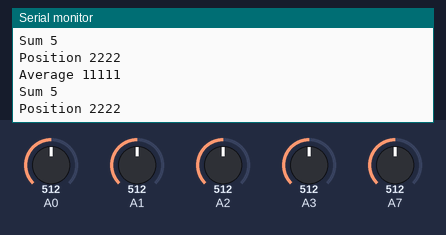
Bench run of a sketch on a simulated Arduino Uno, built with avr-gcc and run on an emulated ATmega328P. On the bench: the last lines printed to the serial monitor. Inputs (shaded band) come from the test bench; at power-on: A0 = 512, A1 = 512, A2 = 512, A3 = 512, A7 = 512.

Above: at 1.8 s.
1.9 s: A0 set to 390
At 2.8 s:
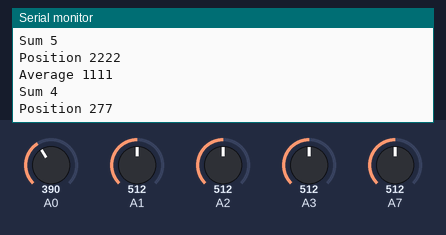
3.4 s: A1 set to 390
At 4.7 s:
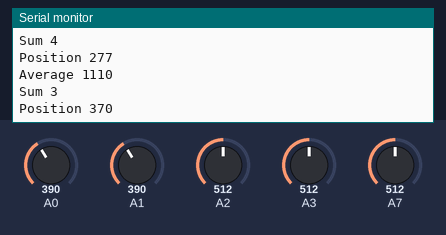
4.9 s: A2 set to 390
At 5.8 s:
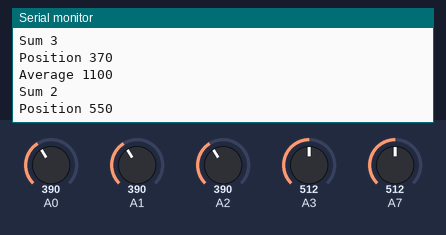
6.4 s: A3 set to 390
At 7.7 s:
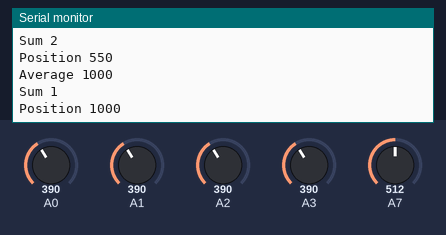
7.9 s: A7 set to 390
At 8.5 s:
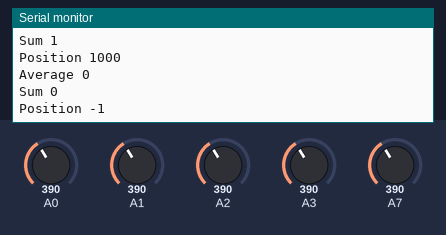
9.4 s: A0 set to 410
At 10.8 s:
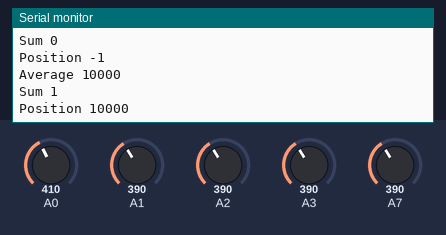
Timing chart, 0 to 11.9 s (numbered marks = the images above; inputs shaded):
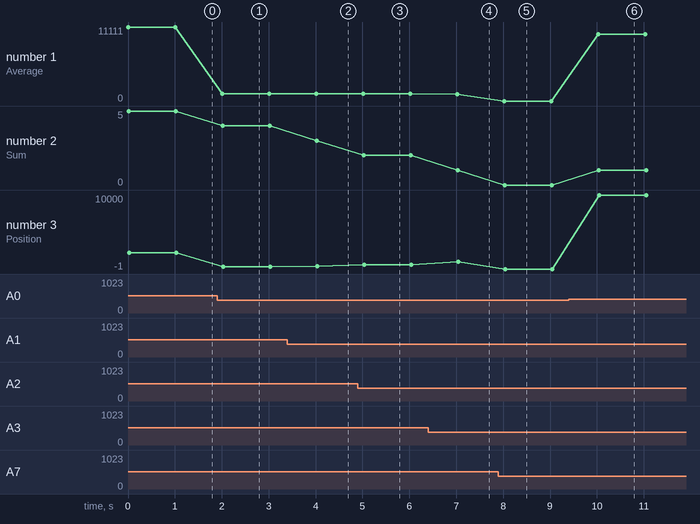

Measured:
- after the input at 1.9 s, the serial monitor: prints a new line after 0.11 s (image 1)
- after the input at 3.4 s, the serial monitor: prints a new line after 0.61 s (image 2)
- after the input at 4.9 s, the serial monitor: prints a new line after 0.12 s (image 3)
- after the input at 6.4 s, the serial monitor: prints a new line after 0.62 s (image 4)
- after the input at 7.9 s, the serial monitor: prints a new line after 0.12 s (image 5)
- after the input at 9.4 s, the serial monitor: prints a new line after 0.63 s (image 6)
- plotted number 1: 11111 → 1111 after the input at 1.9 s, 1111 → 1110 after the input at 3.4 s, 1110 → 1100 after the input at 4.9 s, 1100 → 1000 after the input at 6.4 s, 1000 → 0 after the input at 7.9 s
- plotted number 2: 5 → 4 after the input at 1.9 s, 4 → 3 after the input at 3.4 s, 3 → 2 after the input at 4.9 s, 2 → 1 after the input at 6.4 s, 1 → 0 after the input at 7.9 s

The sketch:

PID_controller_test_4.ino
```cpp
int sensorPins[] = {1, 2, 3, 7, 8, 9};
int sensorValues[] = {0, 0, 0, 0, 0, 0};


void setup() {
  Serial.begin(9600);
}

void loop() {
  int sensors_average = 0;
  int sensors_sum = 0;
  for (int i = 0; i < 5; i++){
    sensorValues[i] = analogRead(sensorPins[i]);
    int value = 0;
    if (sensorValues[i] > 400) {
      value = 1;
    }
    sensors_average += value * pow(10, i);;     //Calculating the weighted mean of the sensor readings.
    sensors_sum += value; //Calculating sum of sensor readings.
  }
  Serial.print("Average ");
  Serial.print(sensors_average);
  Serial.println("");
  Serial.print("Sum ");
  Serial.print(sensors_sum);
  Serial.println("");
  Serial.print("Position ");
  Serial.print(sensors_average / sensors_sum);
  Serial.println("\n");
  delay(1000);
}
```
